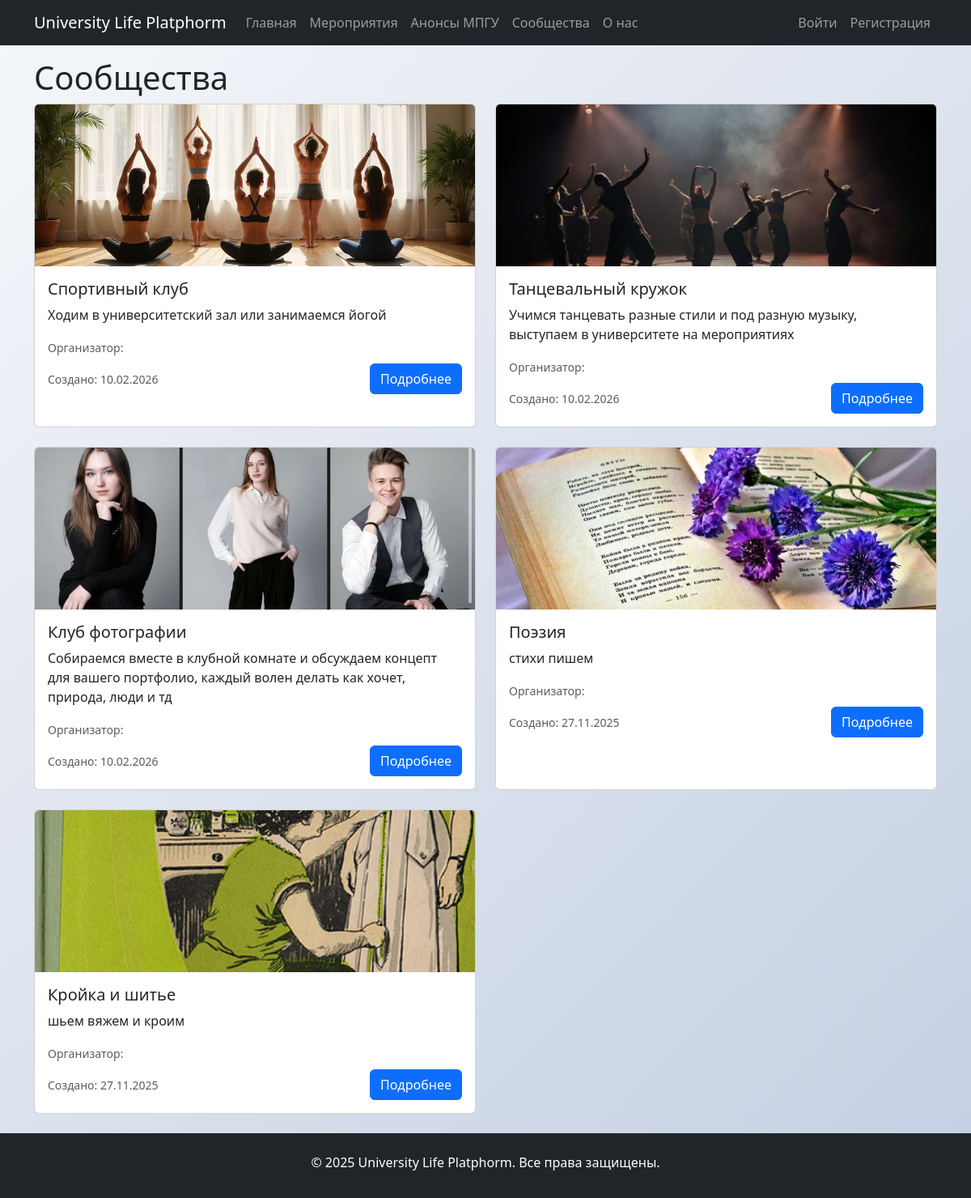
/communities, run on the app's committed database.
### myproject/myplatform/models.py (models this page shows, shortened)
class Community(models.Model):
    class Status(models.TextChoices):
        ISACTIVE = "ISACTIVE",'isactive'
        ISNOTACTIVE = "ISNOTACTIVE", 'isnotactive'
        WAIT = "WAIT", 'wait'
    name = models.CharField(max_length=200,verbose_name="Название сообщества")
    description = models.TextField(verbose_name="Описание")
    organizator = models.ForeignKey(
        User,
        on_delete = models.CASCADE,
        related_name='communities',
        verbose_name='Организатор',
        limit_choices_to={'role': User.Role.ORGANIZER}
    )
    participants = models.ManyToManyField(
        User,
        related_name='communities_joined',
        blank=True,
        verbose_name="Участники"
    )
    img = models.ImageField(verbose_name='Фото сообщества',upload_to='image/communities',blank=True,null=True)
    status = models.CharField(max_length=50,choices=Status.choices,default=Status.ISNOTACTIVE,verbose_name='Статус')
    created_at = models.DateTimeField(auto_now_add=True)
    updated_at = models.DateTimeField(auto_now=True)

### myproject/myplatform/views.py (the view)
# urls.py: path('communities',views.communities, name='communities'),
def communities(request):
    all_communities = Community.objects.all().order_by('-created_at')
    return render(request, 'communities.html', {'all_communities':all_communities})

### myproject/myplatform/templates/communities.html (shortened to what this page needs)
{% extends 'base.html' %}
{% block title %}Сообщества{% endblock title%}
{% block content %}
    <div class="container">
        {% if all_communities %}
            <div class="row">
            {% for communitie in all_communities %}
            <div class="col-md-6 mb-4">
                <div class="card h-100">
                    {% if communitie.img %}
                        <img src="{{communitie.img.url}}" class="card-img-top" alt="{{ communitie.name }}" style="height: 200px; object-fit: cover;">
                    {% else %}
                        <img src="/media/communities_img.jpg" class="card-img-top" alt="{{ communitie.name }}" style="height: 200px; object-fit: cover;">
                    {% endif %}
                    <div class="card-body">
                        <h5 class="card-title">
                            {{communitie.name}}
                        </h5>
                        <p class="card-text">
                            {{communitie.description|truncatechars:150}}
                        </p>
                        <div class="mb-2">
                            <small class="text-muted">
                                Организатор:
                            </small>
                        </div>
                        <div class="d-flex justify-content-between align-items-center">
                            <small class="text-muted">
                                Создано: {{ communitie.created_at|date:"d.m.Y" }}
                            </small>
                            <a href="{% url 'community_detail' community_id=communitie.id %}" class="btn btn-primary">Подробнее</a>
                        </div>
                    </div>
                </div>
            </div>
            {% endfor %}
        </div>
        {% endif %}
    </div>
{% endblock content %}

### myproject/static/css/styles.css (style rules this page uses)
body { background: linear-gradient(135deg, #f5f7fa 0%, #c3cfe2 100%); min-height: 100vh; }

### data on the page
Community: img (picture), name "Спортивный клуб", description "Ходим в университетский зал или занимаемся йогой", created_at "10.02.2026"
Community: img (picture), name "Танцевальный кружок", description "Учимся танцевать разные стили и под разную музыку, выступаем в университете на мероприятиях", created_at "10.02.2026"
Community: img (picture), name "Клуб фотографии", description "Собираемся вместе в клубной комнате и обсуждаем концепт для вашего портфолио, каждый волен делать как хочет, природа, люди и тд", created_at "10.02.2026"
Community: img (picture), name "Поэзия", description "стихи пишем", created_at "27.11.2025"
Community: img (picture), name "Кройка и шитье", description "шьем вяжем и кроим", created_at "27.11.2025"
